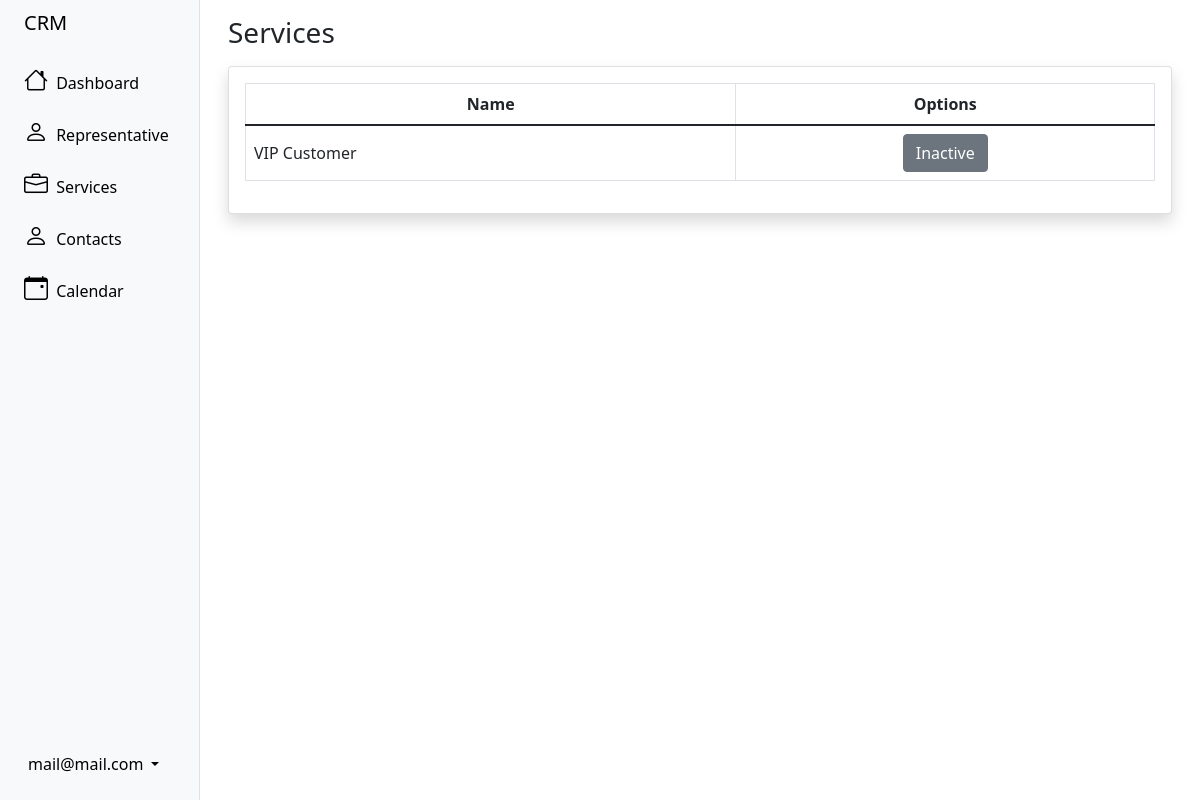
Screenshot of /sales/serviceStatus/ (signed in) with the database file from the repository.
### user/models.py (models this page shows, shortened)
class crmUser(AbstractBaseUser):
	status = models.BooleanField('Status', default=True)
	admin_user = models.BooleanField('Admin', default=False)
	name = models.CharField('Name', max_length=100)
	last_name = models.CharField('Last name', max_length=100)
	user_email = models.EmailField('User email', unique=True, max_length=255)
	personal_email = models.EmailField('Personal email', unique=True, max_length=255, blank=True, null=True)
	dni = models.IntegerField('DNI', unique=True, blank=True, null=True)
	address = models.TextField('Address', blank=True, null=True)
	phone_number = models.IntegerField('Phone number', blank=True, null=True)
	country = CountryField('Country', blank=True, null=True)
	objects = crmUserManager()
	USERNAME_FIELD = 'user_email'
	REQUIRED_FIELDS = ['name', 'last_name']
	@property
	def is_staff(self):
		return self.admin_user

### sales/models.py (models this page shows, shortened)
class Service(models.Model):
	name = models.CharField(max_length=100, unique=True)
	service_description = models.TextField()
	service_description_agreement = models.TextField()
	status = models.BooleanField()

### sales/views.py (the view)
# urls.py: path('serviceStatus/', serviceStatus, name='serviceStatus'),
@login_required
def serviceStatus(request):
    if request.user.is_staff:
        context = Service.objects.all()
        return render(request, 'services/service_status.html', {'context': context})
    else:
        messages.error(request, 'You do not have permission to enter')
        return redirect('dashboard')

### templates/services/service_status.html (shortened to what this page needs)
{% extends 'sidebar.html' %}
{% block content %}
<div class="container-fluid px-3 mt-3">
    <h1 class="h3 mb-3 text-gray-800">Services</h1>
    <div class="card shadow mb-4">
        <div class="card-body">
            <div class="table-responsive">
                <table class="table table-bordered" id="dataTable" width="100%" cellspacing="0">
                    <thead>
                        <tr>
                            <th>
                                <div class="d-flex justify-content-center align-items-center">
                                    Name
                                </div>
                            </th>
                            <th>
                                <div class="d-flex justify-content-center align-items-center">
                                    Options
                                </div>
                            </th>
                        </tr>
                    </thead>
                    <tbody>
                        {% if context %}
                        {% for row in context %}
                        <tr>
                            <td class="align-middle">{{row.name}}</td>
                            <td>
                                <div class="d-flex justify-content-center align-middle">
                                    <a href="{% url 'changeServiceStatus' row.id %}" class="btn {% if row.status %} btn-secondary {% else %} btn-primary {% endif %}">
                                        {% if row.status %}
                                            Inactive
                                        {% else %}
                                            Active
                                        {% endif %}
                                    </a>
                                </div>
                            </td>
                        </tr>
                        {% endfor %}
                        {% endif %}
                    </tbody>
                </table>
            </div>
        </div>
    </div>
</div>
{% endblock content %}

### templates/sidebar.html (shortened to what this page needs)
<!DOCTYPE html>
<html lang="en">
<head>
    <link href="https://cdn.jsdelivr.net/npm/bootstrap@5.1.3/dist/css/bootstrap.min.css" rel="stylesheet">
    <link rel="stylesheet" href="https://cdn.jsdelivr.net/npm/bootstrap-icons@1.6.1/font/bootstrap-icons.css">
</head>
<body>
    <div class="container-fluid overflow-hidden">
        <div class="row flex-nowrap vh-100 overflow-auto">
            <div class="col-auto col-md-3 col-xl-2 px-sm-2 px-0 bg-light border-end sticky-top">
                <div class="d-flex flex-column align-items-center align-items-sm-start px-3 pt-2 text-black min-vh-100 ">
                    <a href="{% url 'dashboard' %}" class="d-flex align-items-center pb-3 mb-md-0 me-md-auto text-black text-decoration-none">
                        <span class="fs-5 d-none d-sm-inline">CRM</span>
                    </a>
                    <ul class="nav nav-pills flex-column mb-sm-auto mb-0 align-items-center align-items-sm-start" id="menu">
                        <li class="nav-item">
                            <a href="{% url 'dashboard' %}" class="nav-link align-middle text-black px-0">
                                <i class="fs-4 bi-house"></i> <span class="ms-1 d-none d-sm-inline">Dashboard</span>
                            </a>
                        </li>
                        {% if request.user.is_staff %}
                        <li>
                            <a href="#submenu1" data-bs-toggle="collapse" class="text-black nav-link px-0 align-middle ">
                                <i class="fs-4 bi-person"></i> <span class="ms-1 d-none d-sm-inline">Representative</span></a>
                        </li>
                        {% endif %}
                        <li>
                            <a href="#submenu2" data-bs-toggle="collapse" class="text-black nav-link px-0 align-middle ">
                                <i class="fs-4 bi-briefcase"></i> <span class="ms-1 d-none d-sm-inline">Services</span></a>
                        </li>
                        <li>
                            <a href="#submenu4" data-bs-toggle="collapse" class="text-black nav-link px-0 align-middle ">
                                <i class="fs-4 bi-person"></i> <span class="ms-1 d-none d-sm-inline">Contacts</span></a>
                        </li>
                        <li>
                            <a href="#submenu5" data-bs-toggle="collapse" class="text-black nav-link px-0 align-middle ">
                                <i class="fs-4 bi-calendar-event"></i> <span class="ms-1 d-none d-sm-inline">Calendar</span></a>
                        </li>
                    </ul>
                    <div class="dropdown pb-4">
                        <a href="#" class="d-flex align-items-center text-black text-decoration-none dropdown-toggle" id="dropdownUser1" data-bs-toggle="dropdown" aria-expanded="false">
                            <span class="d-none d-sm-inline mx-1">{{user.user_email}}</span>
                        </a>
                    </div>
                </div>
            </div>
            <div class="col">
                {% block content %} {% endblock content %}
            </div>
        </div>
    </div>
</body>
</html>

### rows the page displays
crmUser: user_email "mail@mail.com"
Service: name "VIP Customer", status "Inactive"
